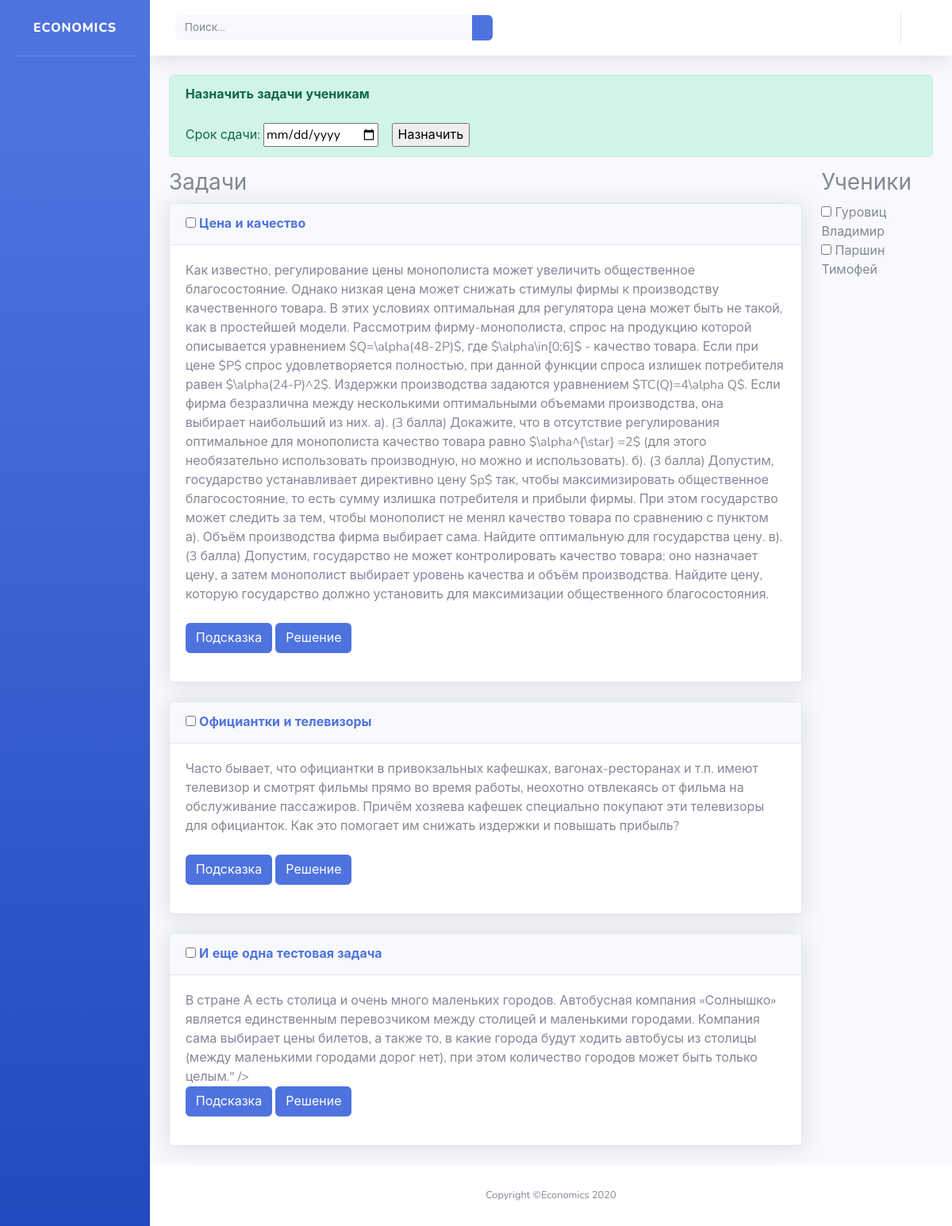
The app's page /problems/ with its own data.
### problems/models.py (models this page shows, shortened)
class Problem(models.Model):
    name = models.CharField('Название', max_length=200)
    task = models.TextField('Условие')
    short_answer = models.CharField('Ответ (для автоматической проверки)', max_length=200, blank=True)
    solution = models.TextField('Решение', blank=True)
    hint = models.TextField('Подсказка', blank=True)
    assignments = models.ManyToManyField(User, through='Assignment', through_fields=['problem', 'person'])
    class Meta:
        ordering = ['id']

### problems/views.py (the view)
# urls.py: path('', views.index, name='index'),
def index(request):
    students = User.objects.all()
    problems = Problem.objects.all()
    context = {'problems': problems,
               'students': students,}
    return render(request, 'problems/sb/index.html', context)

### problems/templates/problems/sb/index.html (shortened to what this page needs)
{% load static %}
<!DOCTYPE html>
<html lang="en">
<head>
  <link src="{% static 'problems/sb/vendor/fontawesome-free/css/all.min.css' %}" rel="stylesheet" type="text/css">
  <link href="{% static 'problems/sb/css/sb-admin-2.min.css' %}" rel="stylesheet">
</head>
<body id="page-top">
  <div id="wrapper">
    <ul class="navbar-nav bg-gradient-primary sidebar sidebar-dark accordion" id="accordionSidebar">
      <a class="sidebar-brand d-flex align-items-center justify-content-center" href="index.html">
        <div class="sidebar-brand-text mx-3">Economics</div>
      </a>
      <hr class="sidebar-divider my-0">
    </ul>
    <div id="content-wrapper" class="d-flex flex-column">
      <div id="content">
        <nav class="navbar navbar-expand navbar-light bg-white topbar mb-4 static-top shadow">
          <form class="d-none d-sm-inline-block form-inline mr-auto ml-md-3 my-2 my-md-0 mw-100 navbar-search">
            <div class="input-group">
              <input type="text" class="form-control bg-light border-0 small" placeholder="Поиск..." aria-label="Search" aria-describedby="basic-addon2">
              <div class="input-group-append">
                <button class="btn btn-primary" type="button">
                </button>
              </div>
            </div>
          </form>
          <ul class="navbar-nav ml-auto">
            <li class="nav-item dropdown no-arrow">
              <a class="nav-link dropdown-toggle" href="#" id="userDropdown" role="button" data-toggle="dropdown" aria-haspopup="true" aria-expanded="false">
              </a>
            </li>
          </ul>
        </nav>
          <form method="POST" action="assign">
            <div class="container-fluid">
                  <div class="row">
                      <div class="col">
                        <div  class="alert alert-success" role="alert">
                          <b>Назначить задачи ученикам</b>
                          <br><br>Срок сдачи:
                          <input type="date" name="date_deadline">&nbsp;&nbsp;&nbsp;
                          <input type="submit" value="Назначить">
                        </div>
                    </div>
                  </div>
                  <div class="row">
                      <div class="col-10">
                          <h3>Задачи</h3>
                          <div id="problems">
                              {% autoescape off %}
                              {% include "problems/problem_list.html" %}
                              {% endautoescape %}
                          </div>
                      </div>
                      <div class="col">
                          <h3>Ученики</h3>
                          <div id="students">
                              {% include "problems/student_list.html" %}
                          </div>
                      </div>
                  </div>
              </div>
  </form>
      </div>
      <footer class="sticky-footer bg-white">
        <div class="container my-auto">
          <div class="copyright text-center my-auto">
            <span>Copyright &copy;Economics 2020</span>
          </div>
        </div>
      </footer>
    </div>
  </div>
</body>
</html>

### problems/templates/problems/problem_list.html (shortened to what this page needs)
{% for problem in problems %}
<div class="problem_in_list">
    <div class="card shadow mb-4">
        <a class="d-block card-header py-3" role="button" aria-expanded="true" aria-controls="collapseCardExample">
          <h6 class="m-0 font-weight-bold text-primary">
              <input type="checkbox" name="problem" value="{{ problem.id }}">
              {{ problem.name }}
          </h6>
        </a>
        <div class="collapse show" id="collapseCardExample">
          <div class="card-body">
            <div class="task">
                {{ problem.task }}
            </div>
            <div class="problem_links">
                <br>
                <a class="btn btn-primary" data-toggle="collapse" href="#hint-{{ problem.id }}" role="button" aria-expanded="false" aria-controls="collapseExample">Подсказка</a>
                <a class="btn btn-primary" data-toggle="collapse" href="#solution-{{ problem.id }}" role="button" aria-expanded="false" aria-controls="collapseExample">Решение</a>
            </div>
          </div>
        </div>
    </div>
</div>
{% endfor %}

### problems/templates/problems/student_list.html
{% for student in students %}
<div class="student">
    <input type="checkbox" name="student" value="{{ student.id }}">
    {{ student.last_name }} {{ student.first_name }}
</div>
{% endfor %}

### records on screen
Problem: name "Цена и качество", task "Как известно, регулирование цены монополиста может увеличить общественное благосостояние. Однако низкая цена может снижать стимулы фирмы к производству качественного товара. В этих условиях оптимальная для регулятора цена может быть не такой, как в простейшей модели. Рассмотрим фирму-монополиста, спрос на продукцию которой описывается уравнением $Q=\\alpha(48-2P)$, где $\\alpha\\in[0;6]$ - качество товара. Если при цене $P$ спрос удовлетворяется полностью, при данной функции спроса излишек потребителя равен $\\alpha(24-P)^2$. Издержки производства задаются уравнением $TC(Q)=4\\alpha Q$. Если фирма безразлична между несколькими оптимальными объемами производства, она выбирает наибольший из них.…"
Problem: name "Официантки и телевизоры", task "Часто бывает, что официантки в привокзальных кафешках, вагонах-ресторанах и т.п. имеют телевизор и смотрят фильмы прямо во время работы, неохотно отвлекаясь от фильма на обслуживание пассажиров. Причём хозяева кафешек специально покупают эти телевизоры для официанток. Как это помогает им снижать издержки и повышать прибыль?"
Problem: name "И еще одна тестовая задача", task "В стране А есть столица и очень много маленьких городов. Автобусная компания «Солнышко» является единственным перевозчиком между столицей и маленькими городами. Компания сама выбирает цены билетов, а также то, в какие города будут ходить автобусы из столицы (между маленькими городами дорог нет), при этом количество городов может быть только целым.\" />"

### other values on screen
{{ student.last_name }} "Гуровиц"
{{ student.first_name }} "Владимир"
{{ student.last_name }} "Паршин"
{{ student.first_name }} "Тимофей"
